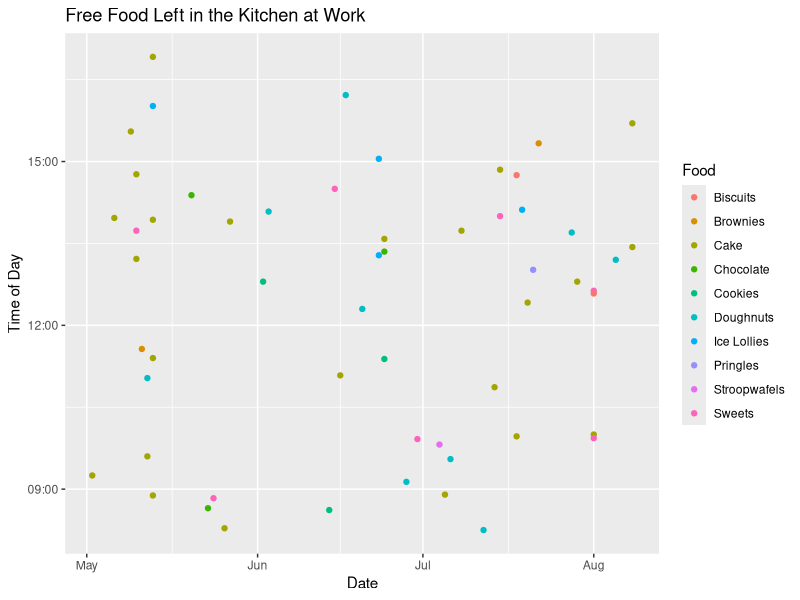

Reproduce this figure in R.
#install.packages("readxl")
library(readxl)
library(ggplot2)

setwd("C:/git/cake_data")
data <- read_excel("cake_data.xlsx")

# clean NA rows out
data <- na.omit(data)

ggplot(data, aes(Date, Time, colour = Food))+
geom_point() +
ggtitle("Free Food Left in the Kitchen at Work")+
labs(x="Date", y="Time of Day")

